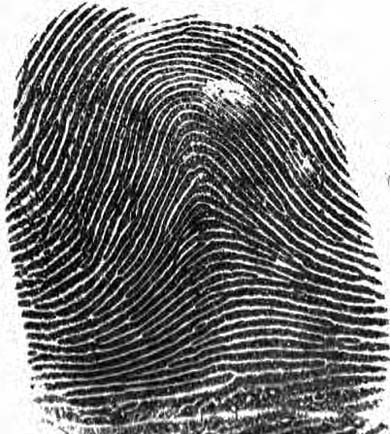
#> input picture Image_Processing_Fundamentals/images/finger.jpeg, 390 x 434 px, found by its file name
$ jupyter execute Morphological_Transformation_From_Scratch.ipynb
#> lines starting #> are read from the running program, lines starting #| are printed output that depends on the picture; after the words box and inside, x2 and y2 are one past the last pixel; in counts of white or black regions, pixels touching at a corner belong together
[cell 1]
import numpy as np
import cv2
import json
from matplotlib import pyplot as plt

[cell 2]
class MorphologicalTransformations(object):
    def __init__(self, image_file, level):
        self.level = 3 if level < 3 else level
        self.image_file = image_file
        self.MAX_PIXEL = 255
        self.MIN_PIXEL = 0
        self.MID_PIXEL = self.MAX_PIXEL // 2
        self.kernel = np.full(shape=(level, level), fill_value=255)

    def read_this(self):
        image_src = cv2.imread(self.image_file, 0)
#> image_src is the input picture: shape (434, 390); min 0, max 255, mean 121.3
        return image_src

    def convert_binary(self, image_src, thresh_val):
#> called with thresh_val = 127
        color_1 = self.MAX_PIXEL
        color_2 = self.MIN_PIXEL
        initial_conv = np.where((image_src <= thresh_val), image_src, color_1)
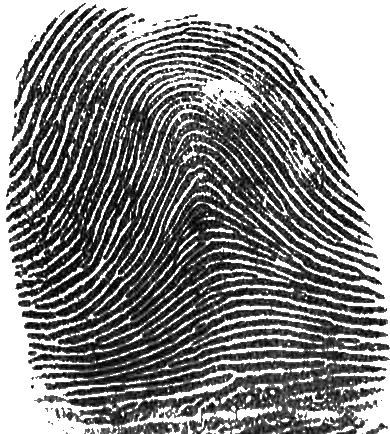
#> initial_conv: shape (434, 390); min 0, max 255, mean 136.4
        final_conv = np.where((initial_conv > thresh_val), initial_conv, color_2)
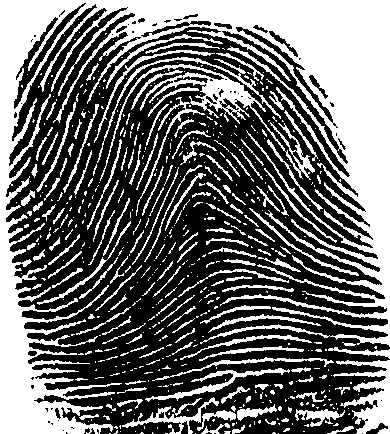
#> final_conv: shape (434, 390); 41.5% white; 587 white regions (432 under 20 px), largest, box (x1, y1, x2, y2) and area: (0, 0, 390, 434) 45941, (100, 64, 315, 216) 3250, (333, 360, 390, 434) 1871
        return final_conv

    def binarize_this(self):
        image_src = self.read_this()
        image_b = self.convert_binary(image_src=image_src, thresh_val=self.MID_PIXEL)
        return image_b

    def get_flat_submatrices(self, image_src, h_reduce, w_reduce):
        image_shape = image_src.shape
        flat_submats = np.array([
            image_src[i:(i + self.level), j:(j + self.level)]
            for i in range(image_shape[0] - h_reduce) for j in range(image_shape[1] - w_reduce)
        ])
        return flat_submats

    def erode_image(self, image_src, with_plot=False):
#> called with with_plot = True
        orig_shape = image_src.shape
#> orig_shape = (434, 390)
        pad_width = self.level - 2

        image_pad = np.pad(array=image_src, pad_width=pad_width, mode='constant')
#> image_pad: shape (436, 392); 41.1% white; 587 white regions (432 under 20 px), largest, box (x1, y1, x2, y2) and area: (1, 1, 391, 435) 45941, (101, 65, 316, 217) 3250, (334, 361, 391, 435) 1871
        pimg_shape = image_pad.shape
#> pimg_shape = (436, 392)

        h_reduce, w_reduce = (pimg_shape[0] - orig_shape[0]), (pimg_shape[1] - orig_shape[1])
#> h_reduce = 2; w_reduce = 2
        flat_submats = self.get_flat_submatrices(
            image_src=image_pad, h_reduce=h_reduce, w_reduce=w_reduce
        )

        image_eroded = np.array([255 if (i == self.kernel).all() else 0 for i in flat_submats])
        image_eroded = image_eroded.reshape(orig_shape)
#> image_eroded: shape (434, 390) int64; 21.7% white; 658 white regions (618 under 20 px), largest, box (x1, y1, x2, y2) and area: (1, 1, 389, 433) 30873, (355, 361, 389, 433) 1023, (203, 80, 254, 105) 546

        if with_plot:
            self.plot_it(orig_matrix=image_src, trans_matrix=image_eroded, head_text='Eroded - {}'.format(self.level))
            return None
        return image_eroded

    def dilate_image(self, image_src, with_plot=False):
#> called with with_plot = True
        orig_shape = image_src.shape
#> orig_shape = (434, 390)
        pad_width = self.level - 2

        image_pad = np.pad(array=image_src, pad_width=pad_width, mode='constant')
        pimg_shape = image_pad.shape
#> pimg_shape = (436, 392)

        h_reduce, w_reduce = (pimg_shape[0] - orig_shape[0]), (pimg_shape[1] - orig_shape[1])
#> h_reduce = 2; w_reduce = 2
        flat_submats = self.get_flat_submatrices(
            image_src=image_pad, h_reduce=h_reduce, w_reduce=w_reduce
        )

        image_dilated = np.array([255 if (i == self.kernel).any() else 0 for i in flat_submats])
        image_dilated = image_dilated.reshape(orig_shape)
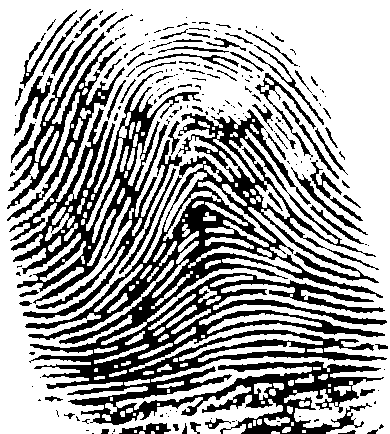
#> image_dilated: shape (434, 390) int64; 65.3% white; 198 black regions (120 under 20 px), largest, box (x1, y1, x2, y2) and area: (25, 109, 387, 434) 35031, (7, 28, 201, 319) 14712, (255, 73, 316, 157) 594

        if with_plot:
            self.plot_it(orig_matrix=image_src, trans_matrix=image_dilated, head_text='Dilated - {}'.format(self.level))
            return None
        return image_dilated

    def open_image(self, image_src, with_plot=False):
        image_eroded = self.erode_image(image_src=image_src)
        image_opening = self.dilate_image(image_src=image_eroded)
#> call 2 of dilate_image, with with_plot = False
#> in dilate_image (call 2), `image_pad = np.pad(array=image_src, pad_width=pad_width, mode='constan..`: image_pad: shape (436, 392) int64; 21.5% white; 658 white regions (618 under 20 px), largest, box (x1, y1, x2, y2) and area: (2, 2, 390, 434) 30873, (356, 362, 390, 434) 1023, (204, 81, 255, 106) 546
#> in dilate_image (call 2), `image_dilated = image_dilated.reshape(orig_shape)`:
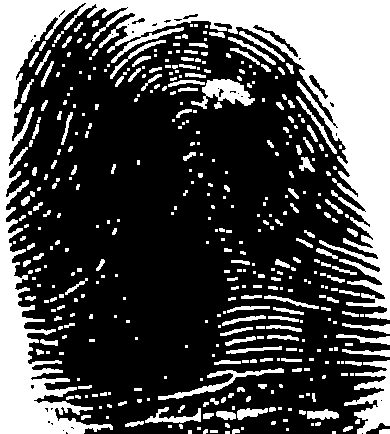
#> image_dilated: shape (434, 390) int64; 32% white; 411 white regions (221 under 20 px), largest, box (x1, y1, x2, y2) and area: (0, 0, 390, 434) 37661, (344, 360, 390, 434) 1584, (191, 79, 255, 109) 902

        if with_plot:
            self.plot_it(orig_matrix=image_src, trans_matrix=image_opening, head_text='Opening - {}'.format(self.level))
            return None
        return image_opening

    def close_image(self, image_src, with_plot=False):
        image_dilated = self.dilate_image(image_src=image_src)
        image_closing = self.erode_image(image_src=image_dilated)
#> call 3 of erode_image, with with_plot = False
#> in erode_image (call 3), `image_pad = np.pad(array=image_src, pad_width=pad_width, mode='constan..`:
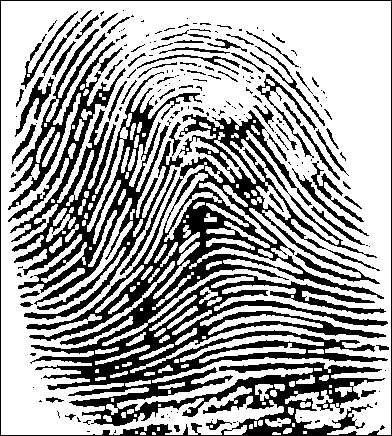
#> image_pad: shape (436, 392) int64; 64.6% white; 190 black regions (118 under 20 px), largest, box (x1, y1, x2, y2) and area: (0, 0, 392, 436) 37198, (8, 29, 202, 320) 14712, (256, 74, 317, 158) 594
#> in erode_image (call 3), `image_eroded = image_eroded.reshape(orig_shape)`:
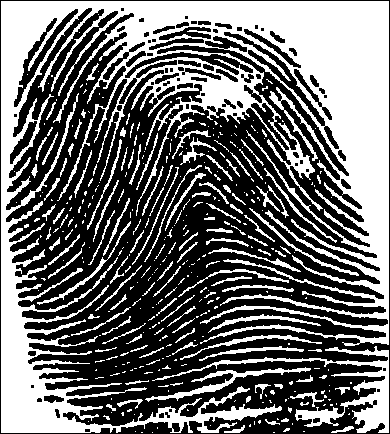
#> image_eroded: shape (434, 390) int64; 42.2% white; 385 white regions (263 under 20 px), largest, box (x1, y1, x2, y2) and area: (1, 1, 389, 433) 56418, (152, 346, 389, 433) 3131, (145, 367, 311, 402) 866

        if with_plot:
            self.plot_it(orig_matrix=image_src, trans_matrix=image_closing, head_text='Closing - {}'.format(self.level))
            return None
        return image_closing

    def morph_gradient(self, image_src, with_plot=False):
#> called with with_plot = True
        image_dilated = self.dilate_image(image_src=image_src)
        image_eroded = self.erode_image(image_src=image_src)
        image_grad = image_dilated - image_eroded
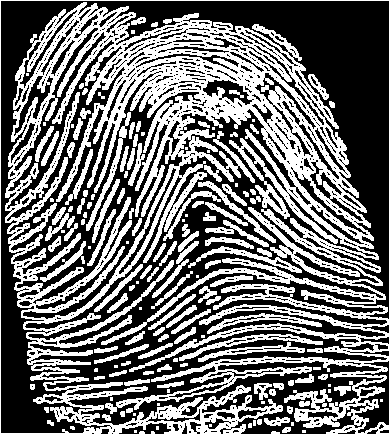
#> image_grad: shape (434, 390) int64; 43.5% white; 155 white regions (41 under 20 px), largest, box (x1, y1, x2, y2) and area: (0, 0, 390, 434) 59286, (179, 334, 323, 361) 688, (188, 246, 302, 273) 627

        if with_plot:
            self.plot_it(orig_matrix=image_src, trans_matrix=image_grad, head_text='Gradient Morph - {}'.format(self.level))
            return None
        return image_grad

    def extract_boundary(self, image_src, with_plot=False):
        image_eroded = self.erode_image(image_src=image_src)
        ext_bound = image_src - image_eroded

        if with_plot:
            self.plot_it(orig_matrix=image_src, trans_matrix=ext_bound, head_text='Boundary - {}'.format(self.level))
            return None
        return ext_bound

    def get_tophat(self, image_src, with_plot=False):
#> called with with_plot = True
        image_opening = self.open_image(image_src=image_src)
        image_tophat = image_src - image_opening
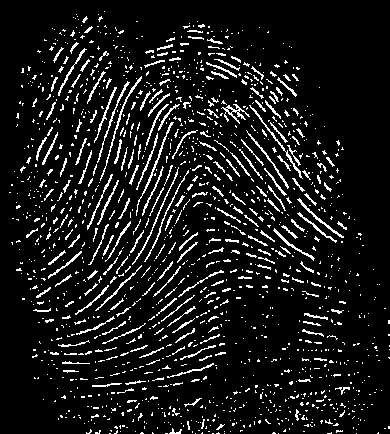
#> image_tophat: shape (434, 390) int64; 9.5% white in thin lines or dots

        if with_plot:
            self.plot_it(orig_matrix=image_src, trans_matrix=image_tophat, head_text='Top Hat - {}'.format(self.level))
            return None
        return image_tophat

    def get_blackhat(self, image_src, with_plot=False):
#> called with with_plot = True
        image_closing = self.close_image(image_src=image_src)
        image_blackhat = image_closing - image_src
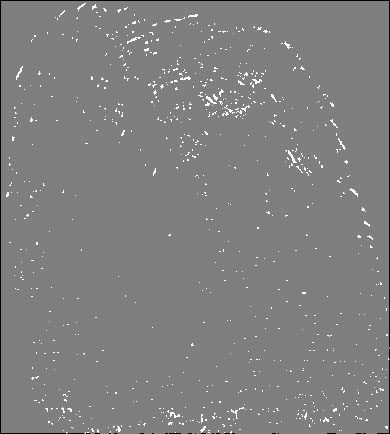
#> image_blackhat: shape (434, 390) int64; min -255, max 255, mean 1.9; drawn with min black and max white

        if with_plot:
            self.plot_it(orig_matrix=image_src, trans_matrix=image_blackhat, head_text='Black Hat - {}'.format(self.level))
            return None
        return image_blackhat

    def plot_it(self, orig_matrix, trans_matrix, head_text):
        fig, (ax1, ax2) = plt.subplots(nrows=1, ncols=2, figsize=(10, 20))
        cmap_val = 'gray'

        ax1.axis("off")
        ax1.title.set_text('Original')

        ax2.axis("off")
        ax2.title.set_text(head_text)

        ax1.imshow(orig_matrix, cmap=cmap_val)
        ax2.imshow(trans_matrix, cmap=cmap_val)
        plt.show()
        return True

[cell 3]
morph = MorphologicalTransformations(image_file='finger.jpeg', level=3)
image_src = morph.binarize_this()

# Erosion

[cell 4]
morph.erode_image(image_src=image_src, with_plot=True)

# Dilation

[cell 5]
morph.dilate_image(image_src=image_src, with_plot=True)

# Opening

[cell 6]
morph.open_image(image_src=image_src, with_plot=True)

# Closing

[cell 7]
morph.close_image(image_src=image_src, with_plot=True)

# Morphological Gradient

[cell 8]
morph.morph_gradient(image_src=image_src, with_plot=True)

# Top Hat

[cell 9]
morph.get_tophat(image_src=image_src, with_plot=True)

# Black Hat

[cell 10]
morph.get_blackhat(image_src=image_src, with_plot=True)

# Boundary Extraction

[cell 11]
morph.extract_boundary(image_src=image_src, with_plot=True)
#> in extract_boundary, `ext_bound = image_src - image_eroded`:
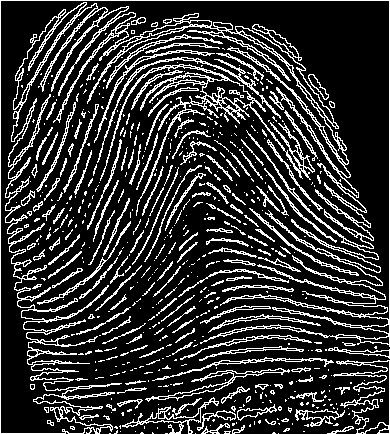
#> ext_bound: shape (434, 390) int64; 19.7% white in thin lines or dots
